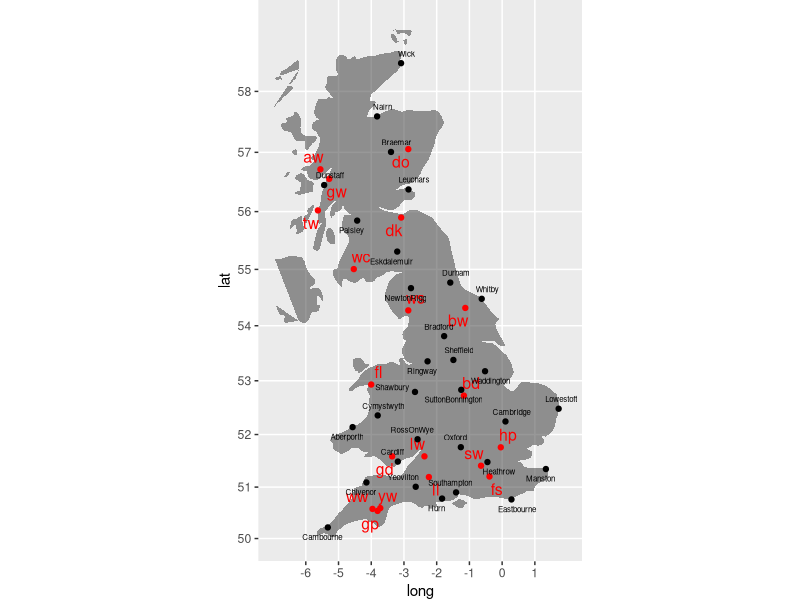
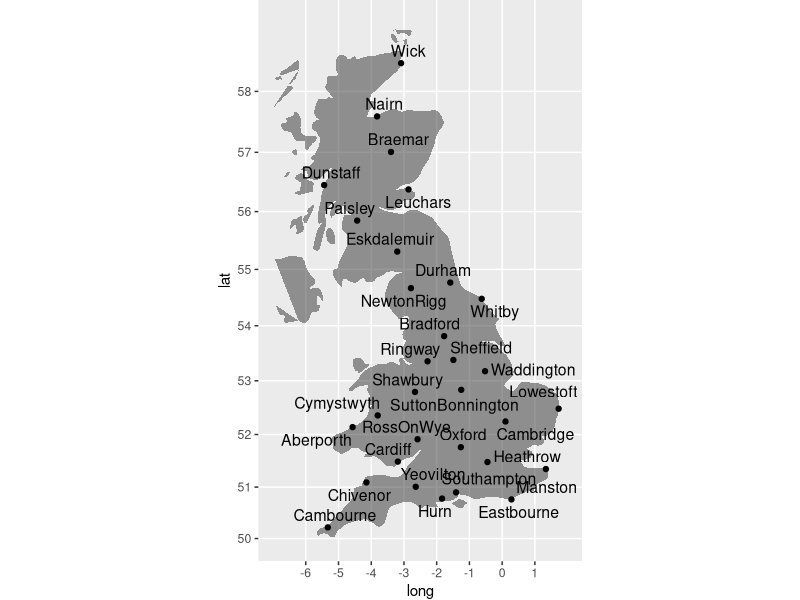

Source code (R) for these figures, in order:
# plot a map
setwd("C:/dev/code/Reading/Woods2019/code")

#create map
library(dplyr)
 library(ggrepel)
 library(ggplot2)
 library(maps)
 library(mapproj)
 
mysites = read.csv("../data/woodslocs.csv", stringsAsFactors = TRUE, header = TRUE)
colnames(mysites)[1] = "site"
UKmap <- map_data(map = "world", region = "UK") # changed map to "world"
weather = read.csv("../data/metofficelocations.csv", header = TRUE,stringsAsFactors = TRUE)

ggplot(data = UKmap, aes(x = long, y = lat, group = group)) + 
  geom_polygon(alpha = 0.5) +
  scale_x_continuous(breaks = c(-6,-5,-4,-3,-2,-1,0,1),limits = c(-7,2))+
  scale_y_continuous(breaks = c(50,51,52,53,54,55,56,57,58),limits = c(50,59))+
  coord_map()+
  geom_point(data = mysites, mapping = aes(x = long, y = lat), # this data is file of long and lats
             inherit.aes = FALSE,color = "red")+
  geom_text_repel(data = mysites, aes(x = long, y = lat,label = site), 
                  inherit.aes = FALSE, size = 4, hjust = 0.5, vjust = 0.5,color = "red")+
  theme(plot.margin=unit(c(0,0,0,0),"mm"))+
  geom_point(data = weather, mapping = aes(x = long, y = lat), # this data is file of long and lats
           inherit.aes = FALSE)+
  geom_text_repel(data = weather, aes(x = long, y = lat,label = name), 
                  inherit.aes = FALSE, size = 2, hjust = 0.5, vjust = 0.5)+
  theme(plot.margin=unit(c(0,0,0,0),"mm"))



#dont know what this is for
#weather = data.frame(name = character(),long = numeric(),lat = numeric())

#polot weather stations on their own
ggplot(data = UKmap, aes(x = long, y = lat, group = group)) + 
  geom_polygon(alpha = 0.5) +
  scale_x_continuous(breaks = c(-6,-5,-4,-3,-2,-1,0,1),limits = c(-7,2))+
  scale_y_continuous(breaks = c(50,51,52,53,54,55,56,57,58),limits = c(50,59))+
  coord_map()+
  geom_point(data = weather, mapping = aes(x = long, y = lat), # this data is file of long and lats
             inherit.aes = FALSE)+
  geom_text_repel(data = weather, aes(x = long, y = lat,label = name), 
                  inherit.aes = FALSE, size = 4, hjust = 0.5, vjust = 0.5)+
  theme(plot.margin=unit(c(0,0,0,0),"mm"))
